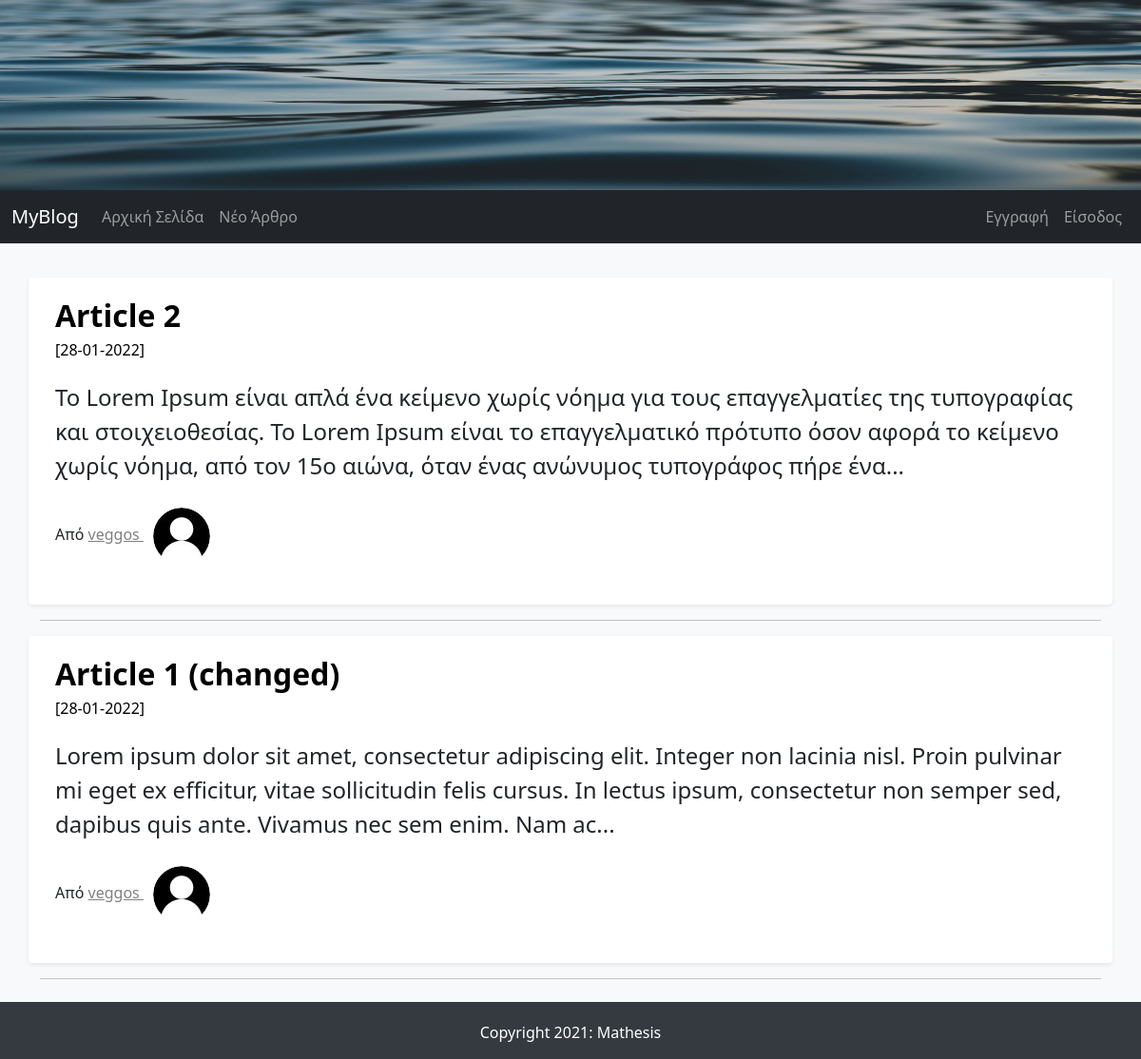
The page / on the database its author committed.
### FlaskBlogApp/models.py (models this page shows, shortened)
class Article(db.Model):
    id = db.Column(db.Integer, primary_key=True)
    article_title = db.Column(db.String(50), nullable=False)
    article_body = db.Column(db.Text(), nullable=False)
    article_image = db.Column(db.String(30), default='default_article_image.jpg', nullable=False)
    date_created = db.Column(db.DateTime, default=datetime.utcnow, nullable=False)
    user_id = db.Column(db.Integer, db.ForeignKey('user.id'), nullable=False) # user.id of the table not of the class

class User(db.Model, UserMixin): # UserMixin extends class to flask-login capabilities
    id = db.Column(db.Integer, primary_key=True)
    username = db.Column(db.String(15), unique=True, nullable=False)
    email = db.Column(db.String(150), unique=True, nullable=False)
    password = db.Column(db.String(36), nullable=False)
    profile_image = db.Column(db.String(30), default='default_profile_image.jpg')
    articles = db.relationship('Article', backref='author', lazy=True) # Article - relationship with the model not the table

### FlaskBlogApp/routes.py (the view)
@app.route ("/index/")
@app.route ("/")
def root():
    articles = Article.query.order_by(Article.date_created.desc())
    return render_template("index.html", articles=articles)

### FlaskBlogApp/templates/index.html (shortened to what this page needs)
{% extends "base.html" %}
{% block content %}
  {% if articles %}
      {% for article in articles %}
          <div class="row my-3 p-3 bg-body rounded shadow-sm">
            <div class="col col-md-12">
              <div class="main-article-title">
                <a class="article_title"
                href="{{ url_for('full_article', article_id=article.id) }}">{{ article.article_title | safe }}
                </a>
              </div>
              <small class="article_date">[{{ article.date_created.strftime('%d-%m-%Y') }}]</small>
              <p class="main-article-partial-text">
                {{ article.article_body | truncate(255) | safe }}
              </p>
              <p class="">Από
                <span>
                  <a class="author-name" href="#"> {{ article.author.username }}
                    <img class="rounded-circle profile-image" alt="{{ article.author.username }}" src="{{ url_for('static', filename='images/profiles_images/'+article.author.profile_image) }}" data-holder-rendered="true" data-bs-toggle="tooltip" data-bs-placement="top" title="{{ article.author.username }}">
                  </a>
                </span>
              </p>
            </div>
          </div>
          <hr>
      {% endfor %}
  {% endif %}
{% endblock content %}

### FlaskBlogApp/templates/base.html (shortened to what this page needs)
<!DOCTYPE html>
<html lang="en">
<head>
    <link href="https://cdn.jsdelivr.net/npm/bootstrap@5.1.3/dist/css/bootstrap.min.css" rel="stylesheet">
    <link rel="stylesheet" type="text/css" href="{{ url_for('static', filename='css/styles.css') }}">
  </head>
<body>
    <img src="{{url_for('static', filename='images/jumbotron.jpg')}}" width="100%" height="200px" class="img-responsive">
    {% include "navbar.html" %}
    <main role="main" class="container">
        {% block content %}
        {% endblock content %}
    </main>
    {% include "footer.html" %}
</body>
</html>

### FlaskBlogApp/templates/navbar.html (shortened to what this page needs)
<nav class="navbar navbar-expand-lg navbar-dark bg-dark">
    <div class="container-fluid">
      <a class="navbar-brand" href="/">MyBlog</a>
      <div class="collapse navbar-collapse" id="navbarNav">
        <ul class="navbar-nav me-auto mb-2 mb-lg-0">
          <li class="nav-item">
            <a class="nav-link" aria-current="page" href="/">Αρχική Σελίδα</a>
          </li>
          <li class="nav-item">
            <a class="nav-link" href="/new_article/">Νέο Άρθρο</a>
          </li>
        </ul>
        <ul class="nav navbar-nav navbar-right">
          {% if current_user.is_authenticated %}
            <li class="nav-item dropdown">
              <a class="nav-link dropdown-toggle" href="#" id="navbarDropdown" role="button" data-bs-toggle="dropdown" aria-expanded="false">
                <img  class="rounded-circle navbar-profile_image" src="{{ url_for('static', filename='images/profiles_images/'+current_user.profile_image) }}" alt="{{ current_user.username }}"
                data-holder-rendered="true" data-bs-toggle="tooltip" data-bs-placement="top"
                title="{{ current_user.username }}">
              </a>
              <ul class="dropdown-menu" aria-labelledby="navbarDropdown">
                <li>
                  <a class="dropdown-item" href="/account/">{{ current_user.username }}</a>
                </li>
                <li>
                  <a class="dropdown-item" href="{{ url_for('logout') }}">Έξοδος</a>
                </li>
              </ul>
            </li>
          {% else %}
            <li class="nav-item">
              <a class="nav-link" href="/signup/">Εγγραφή</a>
            </li>
            <li class="nav-item">
              <a class="nav-link" href="/login/">Είσοδος</a>
            </li>
          {% endif %}
        </ul>
      </div>
    </div>
  </nav>

### FlaskBlogApp/templates/footer.html
<footer class="page-footer font-small stylish-color-dark pt-1 mt-4">
    <div class="footer-copyright py-3 text-center">
        Copyright 2021: Mathesis
    </div>
  </footer>

### FlaskBlogApp/static/css/styles.css (style rules this page uses)
body { background-color: #f8f9fa; }
.container { margin-top: 20px; }
.main-article-title { font-size: 2em; font-weight: bold; text-decoration: none; color: black; }
.article_date,.article_date:hover { font-size: 1em; color: black; }
.main-article-partial-text,.main-article-full-text { font-size: 1.5em; margin-top: 20px; }
.author-name:link { color: gray; }
.article_title:link, .article_title:hover, .article_title:visited { text-decoration: none; color: black; }
.main-article-category:hover,.main-article-title:hover,.author-name { text-decoration: underline; color: black; }
footer { color: #fff; background-color: #343a40; }
.row { margin-top: 20px; }
.profile-image { width: 60px; height: 60px; margin: 10px; }

### rows shown on the page
Article: article_title "Article 2", date_created "28-01-2022", article_body "Το Lorem Ipsum είναι απλά ένα κείμενο χωρίς νόημα για τους επαγγελματίες της τυπογραφίας και στοιχειοθεσίας. Το Lorem Ipsum είναι το επαγγελματικό πρότυπο όσον αφορά το κείμενο χωρίς νόημα, από τον 15ο αιώνα, όταν ένας ανώνυμος τυπογράφος πήρε ένα...", author.username "veggos", profile_image (placeholder picture)
Article: article_title "Article 1 (changed)", date_created "28-01-2022", article_body "Lorem ipsum dolor sit amet, consectetur adipiscing elit. Integer non lacinia nisl. Proin pulvinar mi eget ex efficitur, vitae sollicitudin felis cursus. In lectus ipsum, consectetur non semper sed, dapibus quis ante. Vivamus nec sem enim. Nam ac...", author.username "veggos", profile_image (placeholder picture)
